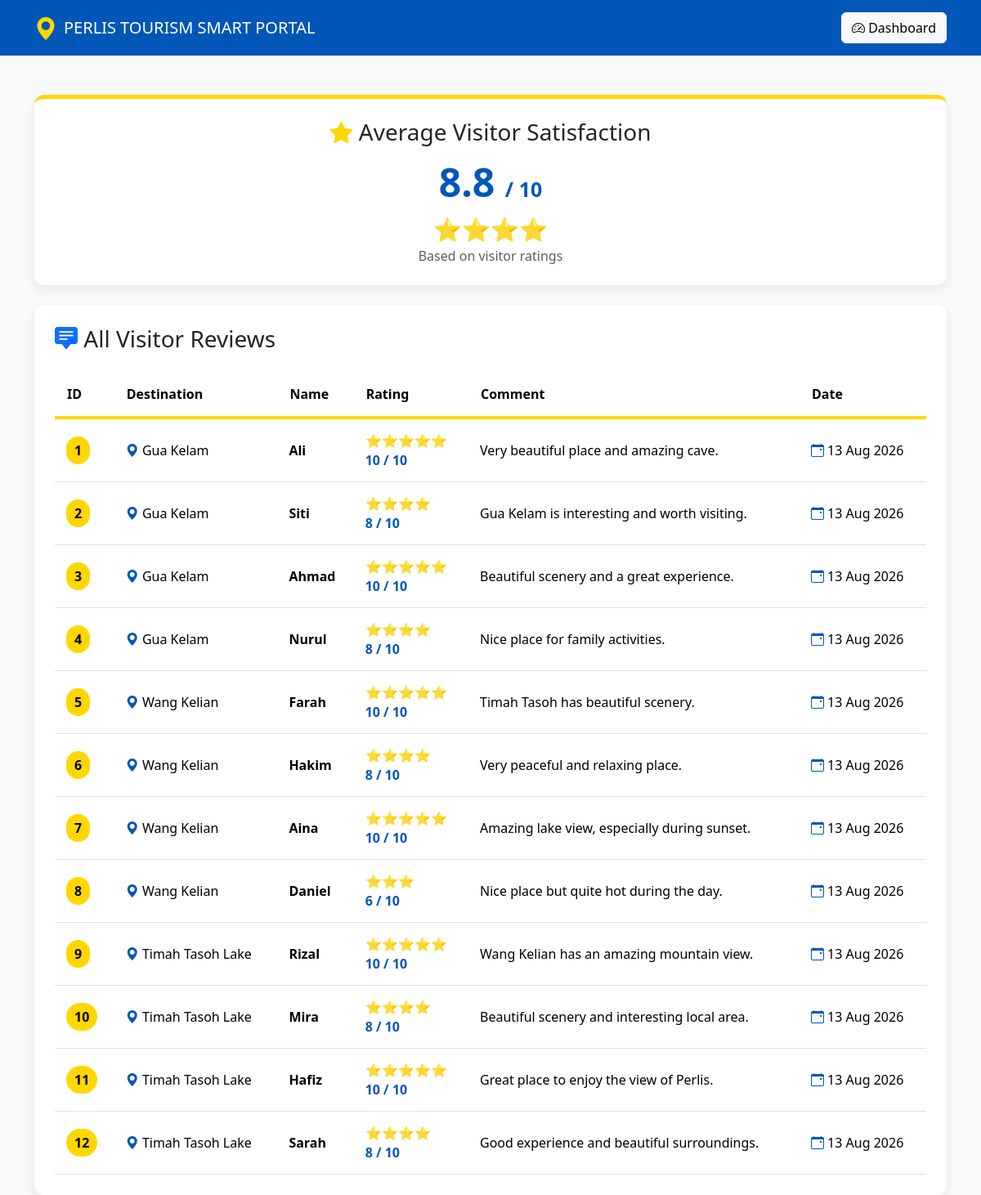
/admin/manage_rating.php (signed in), run on an earlier commit of the app's database.
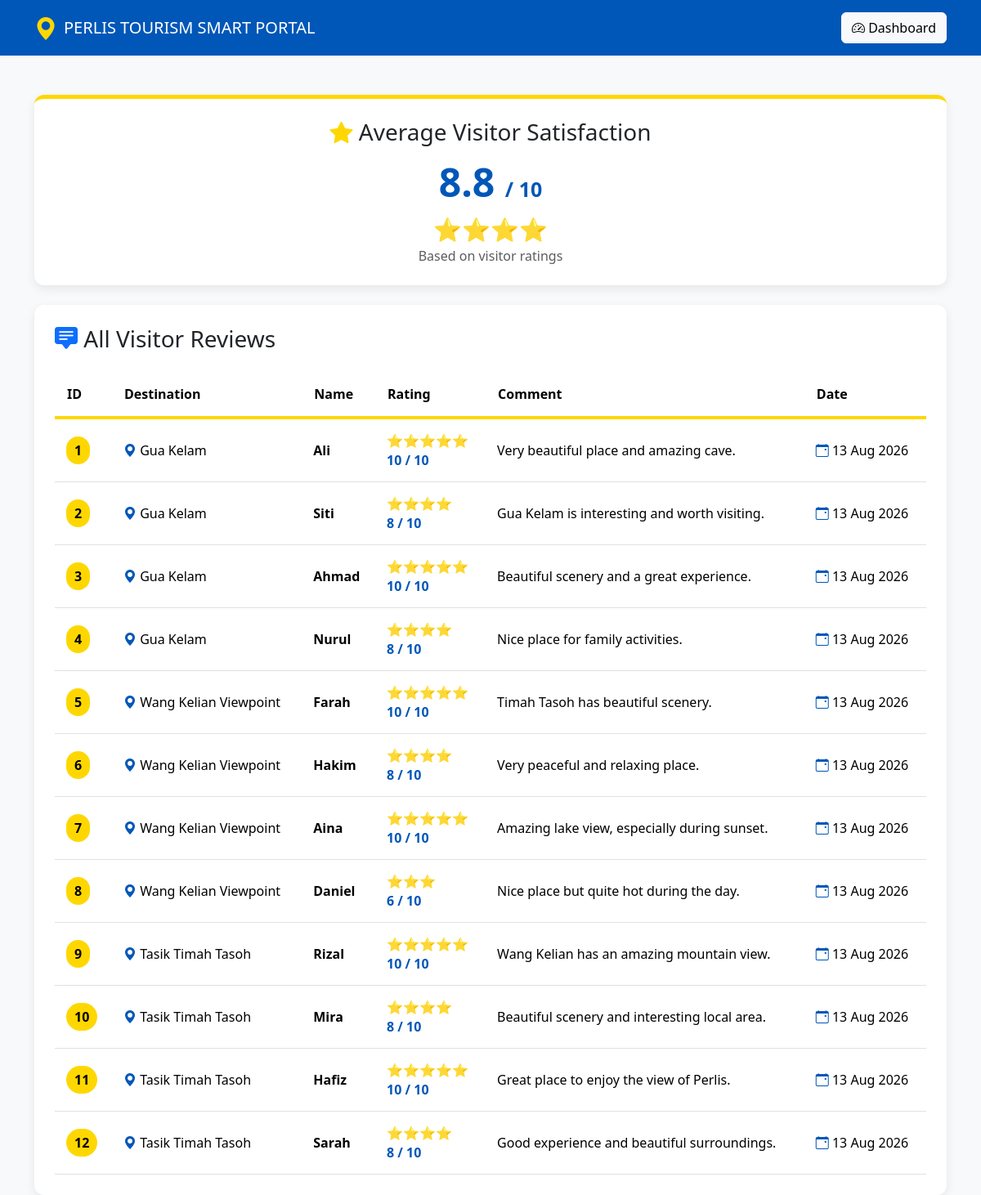
And on a later commit of the database.
### tables this page shows
CREATE TABLE `destination_ratings` (
  `rating_id` int(11) NOT NULL,
  `destination_id` int(11) NOT NULL,
  `name` varchar(100) NOT NULL,
  `rating` int(11) NOT NULL,
  `comment` text DEFAULT NULL,
  `created_at` timestamp NOT NULL DEFAULT current_timestamp()
);

CREATE TABLE `destinations` (
  `destination_id` int(11) NOT NULL,
  `destination_name` varchar(100) NOT NULL,
  `category` varchar(50) DEFAULT NULL,
  `location` varchar(100) DEFAULT NULL,
  `description` text DEFAULT NULL,
  `image` varchar(255) DEFAULT NULL,
  `created_at` timestamp NOT NULL DEFAULT current_timestamp()
);

### admin/manage_rating.php (the view, shortened to what this page needs)
<?php
include("../config.php");
$avgQuery = mysqli_query(
    $conn,
    "SELECT AVG(rating) AS average
     FROM destination_ratings"
);
$avgData = mysqli_fetch_assoc($avgQuery);
if($avgData['average']){
    $averageRating = $avgData['average'] * 2;
}
else{
    $averageRating = 0;
}
?>
<!DOCTYPE html>
<html lang="en">
<head>
<link
    href="https://cdn.jsdelivr.net/npm/bootstrap@5.3.3/dist/css/bootstrap.min.css"
    rel="stylesheet"
>
<link
    href="https://cdn.jsdelivr.net/npm/bootstrap-icons@1.11.3/font/bootstrap-icons.css"
    rel="stylesheet"
>
</head>
<body class="bg-light">
<nav class="navbar navbar-dark navbar-blue">
<div class="container">
<a class="navbar-brand d-flex align-items-center gap-2">
<i class="bi bi-geo-alt-fill logo-icon"></i>
<span>
PERLIS TOURISM SMART PORTAL
</span>
</a>
<a
    href="dashboard.php"
    class="btn btn-light"
>
<i class="bi bi-speedometer2"></i>
Dashboard
</a>
</div>
</nav>
<div class="container mt-5">
<div class="card rating-card p-4 mb-4 text-center">
<h3>
<i class="bi bi-star-fill rating-stars"></i>
Average Visitor Satisfaction
</h3>
<div class="average-rating">
<?php
echo number_format(
    $averageRating,
    1
);
?>
<span style="font-size: 25px;">
/ 10
</span>
</div>
<div class="rating-stars">
<?php
$fullStars = round($averageRating / 2);
for($i = 0; $i < $fullStars; $i++){
    echo "⭐";
}
?>
</div>
<p class="text-muted mb-0">
Based on visitor ratings
</p>
</div>
<div class="review-container">
<h3 class="mb-4">
<i class="bi bi-chat-square-text-fill text-primary"></i>
All Visitor Reviews
</h3>
<div class="table-responsive">
<table class="table rating-table">
<thead>
<tr>
<th>
ID
</th>
<th>
Destination
</th>
<th>
Name
</th>
<th>
Rating
</th>
<th>
Comment
</th>
<th>
Date
</th>
</tr>
</thead>
<tbody>
<?php
$sql = "
SELECT
destination_ratings.*,
destinations.destination_name
FROM destination_ratings
JOIN destinations
ON destination_ratings.destination_id =
destinations.destination_id
ORDER BY created_at DESC
";
$result = mysqli_query(
    $conn,
    $sql
);
?>
<?php
while($row = mysqli_fetch_assoc($result)){
?>
<tr>
<td>
<span class="id-badge">
<?php
echo (int)$row['rating_id'];
?>
</span>
</td>
<td>
<i class="bi bi-geo-alt-fill location-icon"></i>
<?php
echo htmlspecialchars(
    $row['destination_name']
);
?>
</td>
<td>
<strong>
<?php
echo htmlspecialchars(
    $row['name']
);
?>
</strong>
</td>
<td>
<?php
$rating10 = $row['rating'] * 2;
for(
    $i = 0;
    $i < $row['rating'];
    $i++
){
    echo "<span class='rating-stars-small'>⭐</span>";
}
?>
<br>
<span class="rating-value">
<?php
echo $rating10;
?> / 10
</span>
</td>
<td>
<?php
echo !empty($row['comment'])
    ? htmlspecialchars($row['comment'])
    : "-";
?>
</td>
<td>
<i class="bi bi-calendar-event location-icon"></i>
<?php
echo date(
    "d M Y",
    strtotime(
        $row['created_at']
    )
);
?>
</td>
</tr>
<?php
}
?>
</tbody>
</table>
</div>
</div>
</div>
</body>
</html>

What changed in the data, as far as the page shows it:
changed through a linked row, destination_ratings "Farah": destination.destination_name "Wang Kelian" → "Wang Kelian Viewpoint"
changed through a linked row, destination_ratings "Hakim": destination.destination_name "Wang Kelian" → "Wang Kelian Viewpoint"
changed through a linked row, destination_ratings "Aina": destination.destination_name "Wang Kelian" → "Wang Kelian Viewpoint"
changed through a linked row, destination_ratings "Daniel": destination.destination_name "Wang Kelian" → "Wang Kelian Viewpoint"
changed through a linked row, destination_ratings "Rizal": destination.destination_name "Timah Tasoh Lake" → "Tasik Timah Tasoh"
changed through a linked row, destination_ratings "Mira": destination.destination_name "Timah Tasoh Lake" → "Tasik Timah Tasoh"
changed through a linked row, destination_ratings "Hafiz": destination.destination_name "Timah Tasoh Lake" → "Tasik Timah Tasoh"
changed through a linked row, destination_ratings "Sarah": destination.destination_name "Timah Tasoh Lake" → "Tasik Timah Tasoh"
